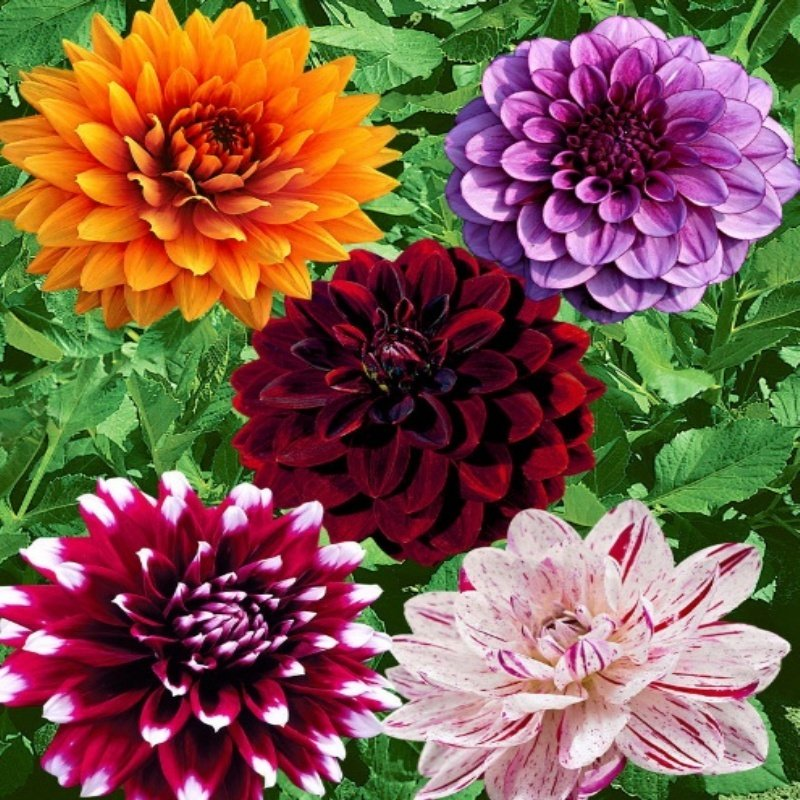
%> input picture cicek.jpg, 800 x 800 px
$ octave negativetransform.m   (GNU Octave 9; MATLAB toolbox functions it lacks are replaced by stand-ins)
%> lines starting %> are read from the running program, lines starting %| are printed output that depends on the picture
%code of taking negative transform of an image
img = imread('C:\Users\bengisu\Desktop\cicek.jpg');
%> img is the input picture: size 800x800x3 uint8; mean R, G, B 129.5, 92.4, 76.4
img = rgb2gray(img); %renkli bir resim ise griye cevirmeliyiz
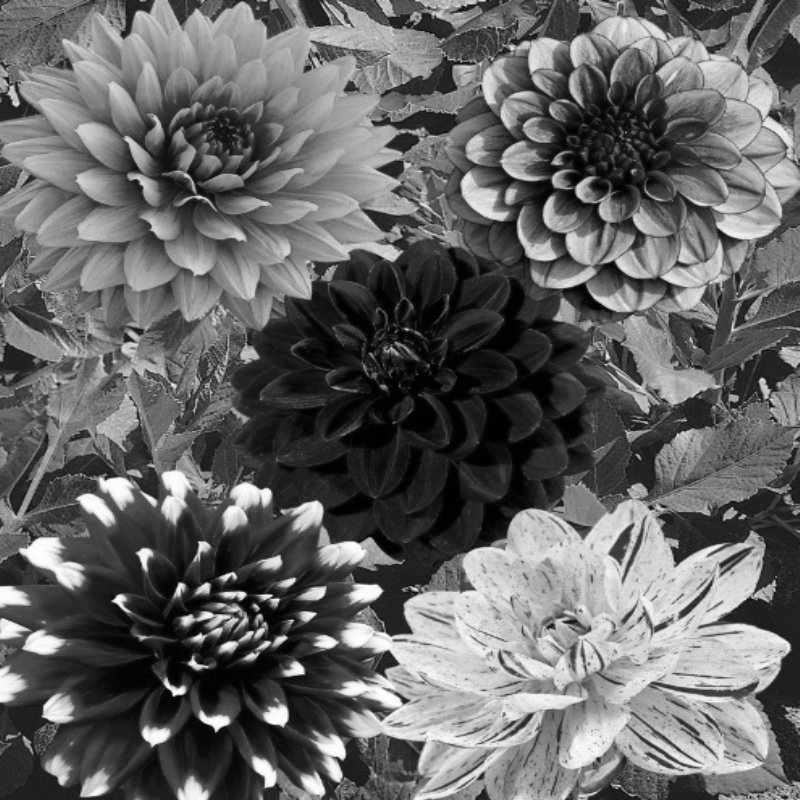
%> img: size 800x800 uint8; min 0, max 255, mean 101.6
x = im2double(img); %0-255 arasinda olan degerler 0-1 arasina tasinmis olur
img2 = 1-x; %degerlerin tersi alinir
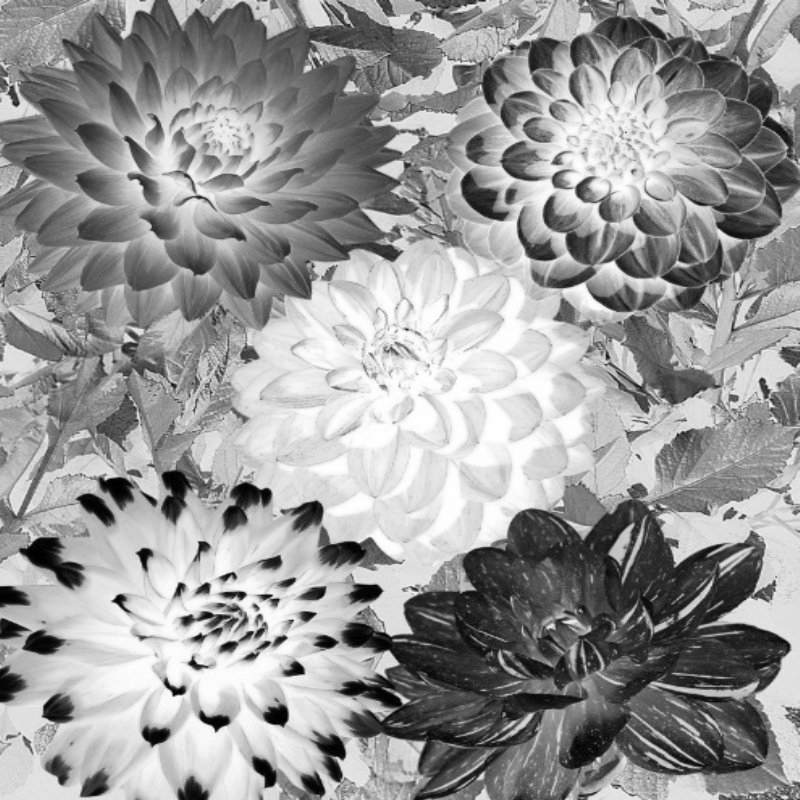
%> img2: size 800x800 double; min 0, max 1, mean 0.601
%img2 = 255-img de yapilabilir
figure;
subplot(1,2,1);
imshow(img);
title('original');

subplot(1,2,2);
imshow(img2);
title('after negative transform');
